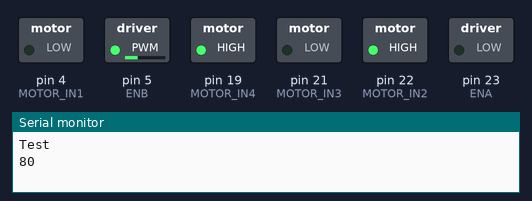
Recording of a sketch running on a simulated Arduino Mega 2560, built with avr-gcc and run on an emulated ATmega2560. Shown: switched loads named in the sketch (green lamp = pin HIGH), the last lines printed to the serial monitor.

Above: at 0.05 s.
At 12.95 s:
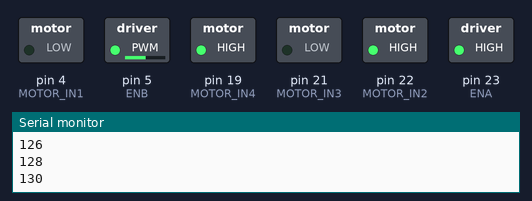
Timing chart, 0 to 15.0 s (numbered marks = the images above):
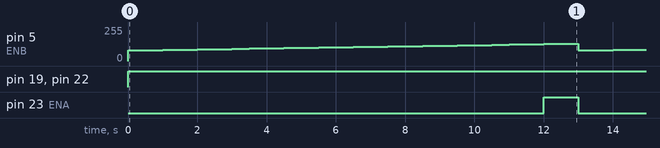

Measured:
- by itself, pin 5 (ENB): ramps from 80/255 to 130/255 and jumps back, once every 13.0 s
- by itself, pin 19 (MOTOR_IN4), pin 22 (MOTOR_IN2): LOW → HIGH at 0.00 s
- by itself, pin 23 (ENA): alternates HIGH for 1.0 s and LOW for 12.0 s

The sketch:

motor_test.ino
```cpp
#define MOTOR_IN1 4
#define MOTOR_IN2 22
#define MOTOR_IN3 21
#define MOTOR_IN4 19

// PWM motor pin
#define ENA 23
#define ENB 5

// PWM motor pin
const int ledPin = 5;

void setup() {
  // put your setup code here, to run once:
  Serial.begin(115200);
  pinMode(MOTOR_IN1, OUTPUT);
  pinMode(MOTOR_IN2, OUTPUT);
  pinMode(MOTOR_IN3, OUTPUT);
  pinMode(MOTOR_IN4, OUTPUT);
  pinMode(ENA, OUTPUT);
  pinMode(ENB, OUTPUT);

  pinMode(ledPin, OUTPUT);
}
void move(int value)
{
  digitalWrite(MOTOR_IN1, LOW);
  digitalWrite(MOTOR_IN2, HIGH);

  digitalWrite(MOTOR_IN3, LOW);
  digitalWrite(MOTOR_IN4, HIGH);

  analogWrite(ENA, value);
  analogWrite(ENB, value);
  Serial.println(value);
  delay(500);
}
void loop() {
  Serial.println("Test");
  // // Spin in one direction
  // digitalWrite(MOTOR_PIN_1, HIGH);
  // digitalWrite(MOTOR_PIN_2, LOW);

  // delay(1000);

  // // Spin in the other direction


  // analogWrite(ledPin, 30);

  // delay(1000);

  // increase the LED brightness
  for(int dutyCycle = 80 ; dutyCycle <= 130; dutyCycle += 2){
    // changing the LED brightness with PWM
    move(dutyCycle);
  }

  // digitalWrite(MOTOR_PIN_1, HIGH);
  // digitalWrite(MOTOR_PIN_2, LOW);

  // // decrease the LED brightness
  // for(int dutyCycle = 25; dutyCycle >= 0; dutyCycle--){
  //   // changing the LED brightness with PWM
  //   analogWrite(ledPin, 10*dutyCycle);
  //   delay(100);
  // }
}
```
